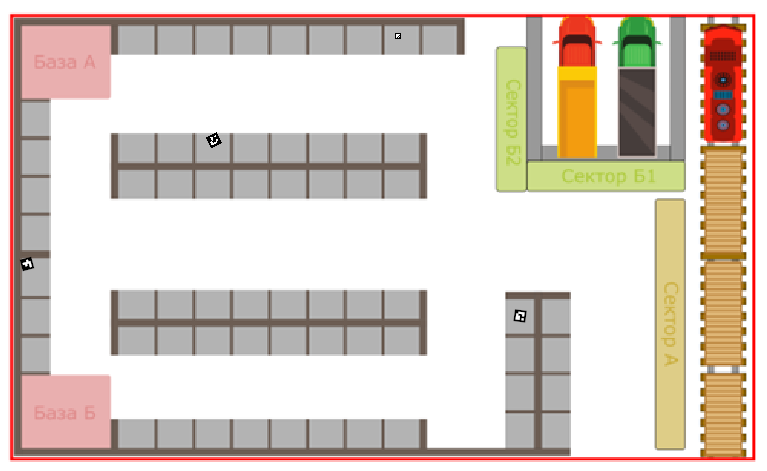
#> input picture business/images/map2.png, 767 x 471 px
$ python business_static.py
#> lines starting #> are read from the running program, lines starting #| are printed output that depends on the picture; after the words box and inside, x2 and y2 are one past the last pixel; in counts of white or black regions, pixels touching at a corner belong together
"""
Определение занятости ячейки статичного изображения.
"""
import cv2 as cv
import numpy as np

def nothing(x):
    pass

cv.namedWindow('camera')
cv.namedWindow('thresh_cells')

font = cv.FONT_HERSHEY_COMPLEX

cv.createTrackbar('h1', 'camera', 148, 255, nothing)
cv.createTrackbar('s1', 'camera', 150, 255, nothing)
cv.createTrackbar('v1', 'camera', 0, 255, nothing)
cv.createTrackbar('h2', 'camera', 255, 255, nothing)
cv.createTrackbar('s2', 'camera', 255, 255, nothing)
cv.createTrackbar('v2', 'camera', 196, 255, nothing)
cv.createTrackbar('kernel', 'camera', 7, 255, nothing)

while True:
    image = cv.imread('images/map2.png')
#> image is the input picture: shape (471, 767, 3); mean B, G, R 197.9, 207, 219.5

    # binarization
    hsv = cv.cvtColor(image, cv.COLOR_BGR2HSV)
#> hsv: shape (471, 767, 3); mean H, S, V 6.9, 28.9, 220.5
    h1 = cv.getTrackbarPos('h1', 'camera')
    s1 = cv.getTrackbarPos('s1', 'camera')
    v1 = cv.getTrackbarPos('v1', 'camera')
    h2 = cv.getTrackbarPos('h2', 'camera')
    s2 = cv.getTrackbarPos('s2', 'camera')
    v2 = cv.getTrackbarPos('v2', 'camera')
    res = cv.inRange(image, (h1, s1, v1), (h2, s2, v2))
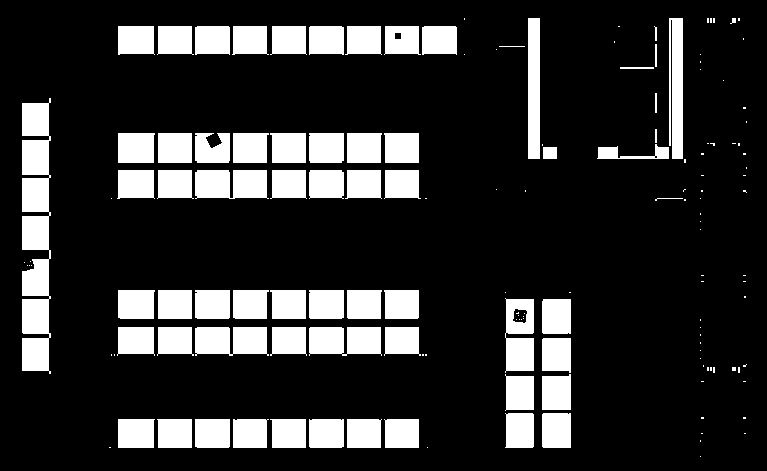
#> res: shape (471, 767); 18.5% white; 152 white regions (86 under 20 px), largest, box (x1, y1, x2, y2) and area: (22, 98, 51, 374) 6454, (195, 170, 269, 199) 1932, (195, 327, 269, 356) 1874

    # noise removal
    kernel = cv.getTrackbarPos('kernel', 'camera')
    if not kernel:
        kernel = 1
    kernel = cv.getStructuringElement(cv.MORPH_RECT, (kernel, kernel))
    res = cv.morphologyEx(res, cv.MORPH_OPEN, kernel)
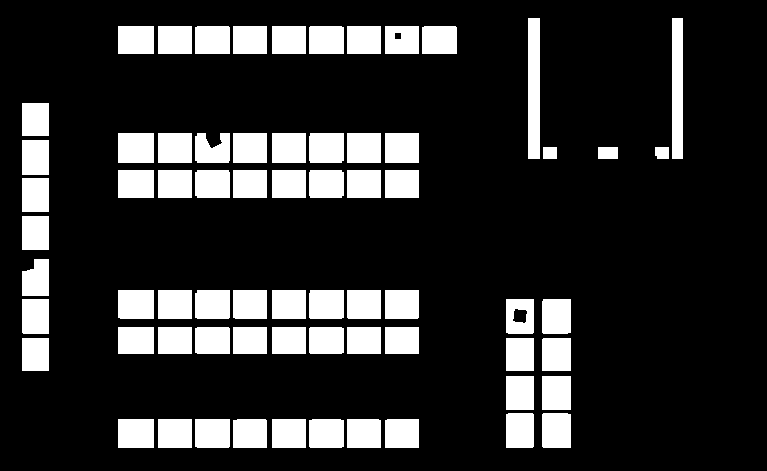
#> res: shape (471, 767); 18.2% white; 69 white regions

    conts, _ = cv.findContours(res, cv.RETR_EXTERNAL, cv.CHAIN_APPROX_SIMPLE)
#> conts = 69 contours; largest, box (x1, y1, x2, y2) and area: (528, 18, 540, 159) 1540, (672, 18, 683, 159) 1400, (118, 133, 154, 163) 1015, (118, 419, 154, 448) 980, (118, 290, 154, 319) 978
    texts = list()
    for c in conts:
        # rectangle test
        x, y, w, h = cv.boundingRect(c)
        if not w * h > 500:
            continue
        if not 0.6 < w / h < 1.4:
            continue
        # find aruco marker
        cell = image[y - 6:y + h + 6, x - 6:x + w + 6]

        dictionary = cv.aruco.getPredefinedDictionary(cv.aruco.DICT_4X4_50)
        params = cv.aruco.DetectorParameters()
        detector = cv.aruco.ArucoDetector(dictionary, params)
        marks, ids, _ = detector.detectMarkers(cell)
        if marks:
            colour = (0, 0, 255)
            busy_id = f'id:{ids[0][0]}'
            texts += [(x, y, busy_id)]
        else:
            colour = (0, 255, 0)
        cv.rectangle(image, (x, y), (x + w, y + h), colour)
#> this loop made 69 passes
#> (x, y, w, h, marks, ids, colour, busy_id) on passes 25, 35, 55: (506, 299, 28, 35, ([[15, 16], [26, 18], [24, 29], [13, 27]],), [5], (0, 0, 255), 'id:5'), (22, 259, 27, 37, ([[7, 17], [4, 7], [14, 4], [17, 14]],), [15], (0, 0, 255), 'id:15'), (195, 133, 35, 30, ([[17, 10], [27, 5], [32, 15], [22, 20]],), [4], (0, 0, 255), 'id:4')
#> (c, x, y, w, h, marks, ids, colour) on pass 60: ([[385, 26], [385, 53], [418, 53], [418, 26]], 385, 26, 34, 28, ([[16, 13], [21, 13], [21, 18], [16, 18]],), [8], (0, 0, 255))
#> pass 1, `cell = image[y - 6:y + h + 6, x - 6:x + w + 6]`:
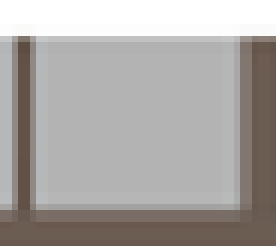
#> cell: shape (41, 46, 3) (shown 6 times larger); mean B, G, R 163.9, 166.6, 170.6
#> pass 3, `cell = image[y - 6:y + h + 6, x - 6:x + w + 6]`:
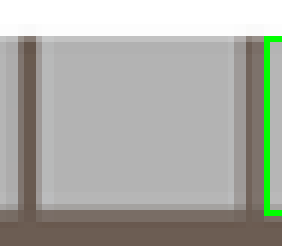
#> cell: shape (41, 47, 3) (shown 6 times larger); mean B, G, R 165, 171.7, 170.6
#> after the loop:
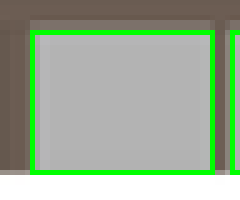
#> cell: shape (40, 48, 3) (shown 5 times larger); mean B, G, R 147.9, 171.7, 154.4
#> after the loop:
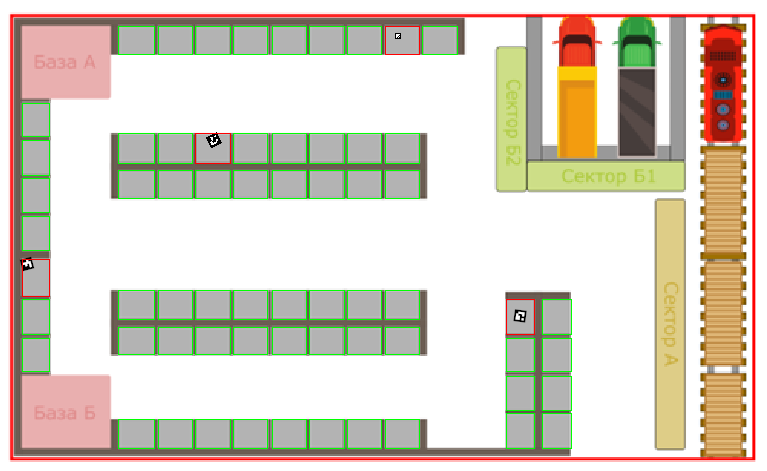
#> image: shape (471, 767, 3); 2.23% of pixels changed, all inside (x1, y1, x2, y2) = (22, 26, 572, 449)
    # add ids
    for i in texts:
        cv.putText(image, i[2], (i[0], i[1] - 6), font, 0.4, (0, 255, 255))
#> this loop made 4 passes
#> i on passes 1 to 4: (506, 299, 'id:5'), (22, 259, 'id:15'), (195, 133, 'id:4'), (385, 26, 'id:8')
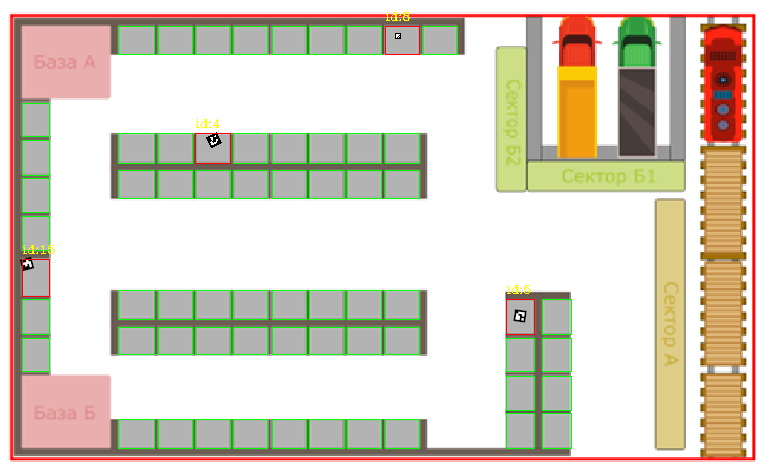
#> image: shape (471, 767, 3); 0.09% of pixels changed, all inside (x1, y1, x2, y2) = (23, 12, 531, 294)

    cv.imshow('camera', image)
    cv.imshow('thresh_cells', res)

    if cv.waitKey(1) == ord('q'):
#> (key q is pressed here)
        break
